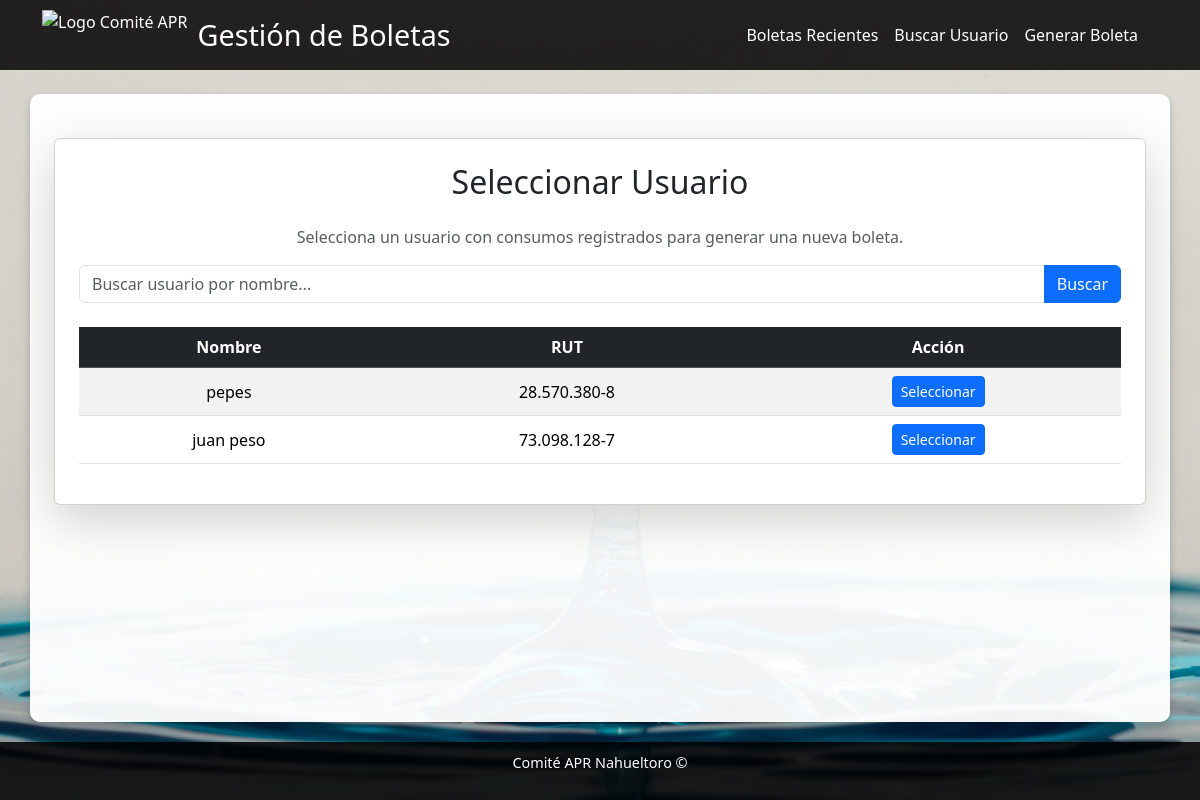
/boletas/seleccionar-usuario/ (signed in), run on the app's committed database.
### usuarios/models.py (models this page shows, shortened)
class Usuario(models.Model):
    def validar_nombre(value):
        """
        Valida que el nombre solo contenga letras y espacios.
        """
        if not value.replace(" ", "").isalpha():
            raise ValidationError("El nombre solo debe contener letras y espacios.")
    def validar_rut(value):
        """
        Valida el RUT chileno con su dígito verificador.
        """
        rut = value.replace(".", "").replace("-", "")
        if len(rut) < 2:
            raise ValidationError("El RUT ingresado no es válido.")
        cuerpo, dv = rut[:-1], rut[-1].upper()
        if not cuerpo.isdigit():
            raise ValidationError("El RUT ingresado no es válido.")
        suma, factor = 0, 2
        for c in reversed(cuerpo):
            suma += int(c) * factor
            factor = 2 if factor == 7 else factor + 1
        dv_calculado = 11 - (suma % 11)
        if dv_calculado == 10:
            dv_calculado = "K"
        elif dv_calculado == 11:
            dv_calculado = "0"
        else:
            dv_calculado = str(dv_calculado)
        if dv_calculado != dv:
            raise ValidationError(f"El RUT ingresado no es válido. Dígito verificador esperado: {dv_calculado}")
    nombre = models.CharField(
        max_length=100,
        validators=[validar_nombre],
        help_text="Ingrese nombre y apellido. Ejemplo: Juan Pérez"
    )
    rut = models.CharField(
        max_length=12,
        unique=True,
        validators=[
            RegexValidator(
                regex=r'^\d{1,2}\.\d{3}\.\d{3}-[\dkK]$',
                message='Formato de RUT inválido. Ejemplo: 12.345.678-K'
            ),
            validar_rut  # Validación personalizada para el RUT
        ],
        help_text="Formato: 12.345.678-K"
    )
    correo = models.EmailField(
        max_length=255,
        unique=True,
        help_text="Ingrese un correo electrónico válido. Ejemplo: usuario@dominio.com"
    )
    direccion = models.CharField(
        max_length=255,
        help_text="Ingrese la dirección completa. Ejemplo: Calle Falsa 123, Santiago"
    )
    telefono = models.CharField(
        max_length=12,
        validators=[RegexValidator(
            regex=r'^\+569\d{8}$',
            message='El teléfono debe comenzar con +569 y tener 8 dígitos después. Ejemplo: +56912345678'
        )],
        help_text="Formato: +569XXXXXXXX (donde X son sus 8 dígitos)"
    )

### boletas/views.py (the view)
# urls.py: path('seleccionar-usuario/', views.seleccionar_usuario, name='seleccionar_usuario'),
@login_required
def seleccionar_usuario(request):
    query = request.GET.get('search', '')
    usuarios = Usuario.objects.filter(consumo__isnull=False).distinct()
    if query:
        usuarios = usuarios.filter(nombre__icontains=query)
    return render(request, 'boletas/seleccionar_usuario.html', {'usuarios': usuarios})

### boletas/templates/boletas/seleccionar_usuario.html (shortened to what this page needs)
{% extends "boletas/base_boletas.html" %}
{% block content %}
<div class="container mt-4">
    <div class="card shadow-lg p-4">
        <h2 class="text-center mb-4">Seleccionar Usuario</h2>
        <p class="text-center text-muted">
            Selecciona un usuario con consumos registrados para generar una nueva boleta.
        </p>
        <form method="get" class="mb-4">
            <div class="input-group">
                <input type="text" name="search" class="form-control" placeholder="Buscar usuario por nombre..." value="{{ request.GET.search }}">
                <button type="submit" class="btn btn-primary">Buscar</button>
            </div>
        </form>
        <div class="table-responsive">
            <table class="table table-striped table-hover text-center align-middle">
                <thead class="table-dark">
                    <tr>
                        <th>Nombre</th>
                        <th>RUT</th>
                        <th>Acción</th>
                    </tr>
                </thead>
                <tbody>
                    {% for usuario in usuarios %}
                    <tr>
                        <td>{{ usuario.nombre }}</td>
                        <td>{{ usuario.rut }}</td>
                        <td>
                            <a href="{% url 'boletas:seleccionar_consumos' usuario.id %}" class="btn btn-sm btn-primary">
                                Seleccionar
                            </a>
                        </td>
                    </tr>
                    {% empty %}
                    <tr>
                        <td colspan="3" class="text-muted">
                            <i class="fas fa-info-circle"></i> No se encontraron usuarios con consumos registrados.
                        </td>
                    </tr>
                    {% endfor %}
                </tbody>
            </table>
        </div>
    </div>
</div>
{% endblock %}

### data on the page
Usuario: nombre "pepes", rut "28.570.380-8"
Usuario: nombre "juan peso", rut "73.098.128-7"
